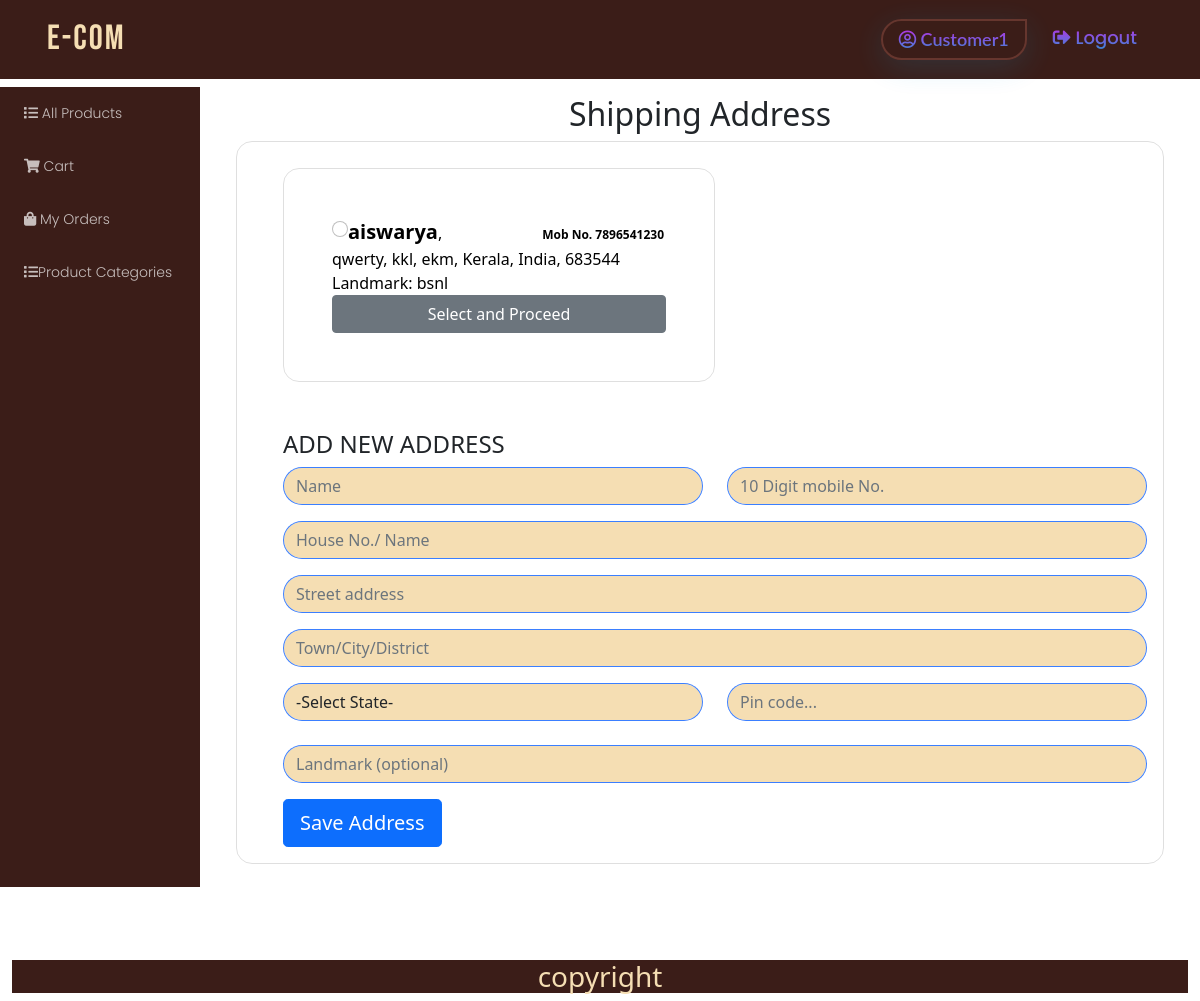
Screenshot of /customer/checkout (signed in) with the database file from the repository.
### authapp/models.py (models this page shows)
class User(AbstractUser):
    is_seller = models.BooleanField(default=False)
    is_customer = models.BooleanField(default=False)

### customer/models.py (models this page shows, shortened)
class Address(Abstractmodels):
    user = models.ForeignKey(User, on_delete=models.CASCADE)
    name = models.CharField(max_length=100)
    mob_no = models.CharField(max_length=30)
    house = models.CharField(max_length=150)
    street = models.CharField(max_length=150)
    town = models.CharField(max_length=100)
    state = models.CharField(max_length=100)
    pin = models.CharField(max_length=30)
    landmark = models.CharField(max_length=150)
    class Meta:
        ordering = ['-created_date']

### customer/views.py (the view, shortened to what this page needs)
# urls.py: path("checkout", views.CheckoutView, name="checkout"),
@login_required()
def CheckoutView(request):
    address = Address.objects.filter(user=request.user)
    addr = []
    for i in address:
        data = {}
        data['name'] = i.name
        data['mob'] = i.mob_no
        data['address'] = '{}, {}, {}, {}, India, {} '.format(i.house, i.street, i.town, i.state, i.pin)
        data['landmark'] = '{}'.format(i.landmark)
        data['id'] = i.id
        addr.append(data)
    print('addresses :', addr)
    context = {
        'address': addr
    }
    return render(request, 'customer/checkout.html', context)

### templates/customer/checkout.html (shortened to what this page needs)
<!DOCTYPE html>
{% extends 'customer/basecust.html'%}
{%load static%}
{% block body_block %}
<main class="mt-2 pt-2">
    <div class="container">
        <h2 style="text-align:center;">Shipping Address </h2>
        <div class="row">
            <div class="col-md-12 mb-4">
                <div class="card">
                    <form class="card-body" method="POST" style="margin-left: 30px" action="">
                        {% for ad in address %}
                        <div class="col-sm-6">
                            <div style="margin-top: 10px;" class=" p-5 card">
                                <label class="form-check-label" for="radio1">
                                    <input type="radio" class="form-check-input mr-auto radio1" id="radio1"
                                           name="radioaddress" data-id={{ad.id}} value={{ad.id}}><b style="align:left; font-size:20px">{{ad.name}}</b>,<span
                                        style="margin-left:100px"><b>Mob No. {{ad.mob}}</b></span><br>
                                    <span>{{ad.address}}<br>Landmark: {{ad.landmark}}</span>
                                </label>
                                <button type="button" class="btn btn-secondary" id={{ad.id}} name="address_id"
                                        value={{ad.id}}>
                                    <a href="{% url 'placeorder' ad.id %}" style="text-decoration :None; color:white;"
                                       name="address_id" value={{ad.id}}>Select and Proceed</a>
                                </button>
                            </div>
                        </div>
                        {% endfor %}
                        <div id="add_address">
                            <div class="row mt-5">
                                <h4>ADD NEW ADDRESS</h4>
                                <div class="md-form mb-3 col" style="float:left; width:50%">
                                    <input type="text" name="name" id="name" class="form-control" placeholder="Name"
                                           required>
                                </div>
                                <div class="md-form mb-3 col" style="float:right; ">
                                    <input type="text" name="mob_no" id="mob_no" class="form-control"
                                           placeholder="10 Digit mobile No." required>
                                </div>
                            </div>
                            <div class="md-form mb-3">
                                <input type="text" name="house" id="apartment_address" class="form-control"
                                       placeholder="House No./ Name" required>
                            </div>
                            <div class="md-form mb-3">
                                <input type="text" name="street_address" id="street_address" class="form-control"
                                       placeholder="Street address" required>
                            </div>
                            <div class="md-form mb-3">
                                <input type="text" name="town" id="town" class="form-control"
                                       placeholder="Town/City/District" required>
                            </div>
                            <div class="row">
                                <div class="col">
                                    <select name="state" id="state" class="form-control mb-3">
                                        <option Selected disabled>-Select State-</option>
                                    </select>
                                </div>
                                <div class=" mb-4 col" style="width:40%">
                                    <input type="text" name="pin" class="form-control" id="pin"
                                           placeholder="Pin code...">
                                </div>
                            </div>
                            <div class="md-form mb-3">
                                <input type="text" name="landmark" id="landmark" class="form-control"
                                       placeholder="Landmark (optional)">
                            </div>
                            <button class="btn btn-primary btn-lg btn-block " type="submit">Save Address</button>
                        </div>
                    </form>
                </div>
            </div>
        </div>
    </div>
</main>
{% endblock %}

### templates/customer/basecust.html (shortened to what this page needs)
<!DOCTYPE html>
{%load static%}
<html lang="en">
<head>
    <link href="https://cdn.jsdelivr.net/npm/bootstrap@5.1.1/dist/css/bootstrap.min.css" rel="stylesheet"
>
    <link rel="stylesheet" href="https://cdnjs.cloudflare.com/ajax/libs/font-awesome/5.15.0/css/all.min.css"
/>
    <link rel="stylesheet" href="https://cdnjs.cloudflare.com/ajax/libs/font-awesome/5.15.0/css/fontawesome.min.css"
/>
    <link rel="stylesheet" href="{%static 'css/styles.css'%}">
</head>
<body>
<nav class="navbar navbar-expand-lg navbarTransparent">
    <div class="container">
        <a class="navbar-brand" href="{%url 'home' %}">E-Com</a>
        <div class="collapse navbar-collapse" id="navbarSupportedContent">
            <ul class="navbar-nav ms-auto mb-2 mb-lg-0">
                <li class="nav-item">
                    <a class="nav-link active" href="#">
                        <i class="far  fa-user-circle icolor"></i>&nbsp;{{request.user}}
                    </a>
                </li>
                <li class="nav-item">
                    <a class="nav-link" href="{%url 'logout'%}"><i
                            class="fas fa-sign-out-alt icolor"></i>&nbsp;Logout</a>
                </li>
            </ul>
        </div>
    </div>
</nav>
<div class="container-fluid ">
    <div class="row">
        <div class="col-md-2 db-padd">
            <div class="dashbard-left">
                <div class="row">
                    <div class="col-md-12">
                        <div class="dashleft-2">
                            <ul class="list-group">
                                <li class="list-group-item "><a href="{%url 'products'%}"><i class="fas fa-list"></i>&nbsp;All
                                    Products</a></li>
                                     <li class="list-group-item ">
                                    <a href="{%url 'mycart'%}"><i
                                            class="fas fa-shopping-cart icolor"></i>&nbsp;Cart</a>
                                </li>
                                   <li class="list-group-item "><a href="{%url 'viewmyorder'%}"><i
                                        class="fas fa-shopping-bag"></i>&nbsp;My Orders</a></li>
                                     <li class="list-group-item "><a href="{%url 'categorylist'%}"><i
                                        class="fas fa-list"></i>Product Categories </a></li>
                            </ul>
                        </div>
                    </div>
                </div>
            </div>
        </div>
        <div class="col-md-10">
            {%block body_block%}
            {%endblock%}
        </div>
    </div>
    <div class="footer mt-5">
        <h3>copyright</h3>
    </div>
</div>
</body>
</html>

### static/css/styles.css (style rules this page uses)
label { color:Black; }
.form-control { display: inline; border: 1px solid #0059ffc4; border-radius: 2rem; background-color: wheat; }
b { font-size: 12px; }
.db-padd { padding: 0!important; }
.dashbard-left { width: 100%; position: relative; z-index: 1; top: 0; left: 0; overflow-x: hidden; }
.dashbard-left .dashleft-2 { background-color: rgb(59, 29, 24); border-radius: 0rem; margin-top: 0.5rem; height: 100vh; }
.dashleft-2 .list-group .list-group-item { font-family: "Poppins", sans-serif; font-weight: 300; font-size: 14px; background-color: transparent; border: none; margin: 8px; cursor: pointer; }
.dashleft-2 .list-group .list-group-item a { color:rgba(255, 255, 255, 0.712); text-decoration: none; }
body { background-image: url(""); background-repeat: no-repeat; background-attachment: fixed; }
.navbarTransparent { background-color: rgb(59, 29, 24); }
.navbar .navbar-brand { font-family: "Bebas Neue", cursive; color: wheat; font-size: 35px; font-weight: 100; letter-spacing: 2px; padding: 5px; }
.navbar .navbar-nav .nav-item { opacity: 0.9; margin: 5px; }
.navbar .navbar-nav .nav-item .nav-link.active { border-top-left-radius: 7rem; border-bottom-left-radius: 7rem; border-bottom-right-radius: 7rem; box-shadow: 0 8px 32px 0 rgba(18, 174, 232, 0.17); font-size: 18px; font-weight: 600; font-family: "Lato", sans-serif; padding: 5px 16px; background: -webkit-linear-gradient(rgb(247, 19, 255), rgb(18, 174, 232)); -webkit-background-clip: text; background-clip: text; -webkit-text-fill-color: transparent; border-width: 2px; border-style: solid; border-color: rgb(107, 57, 49); }
.navbar .navbar-nav .nav-item .nav-link { text-transform: capitalize; font-size: 18px; font-weight: 500; font-family: "Poppins", sans-serif; padding: 5px 16px; background: -webkit-linear-gradient(rgb(247, 19, 255), rgb(18, 174, 232)); -webkit-background-clip: text; background-clip: text; -webkit-text-fill-color: transparent; }
.footer { background-color : rgb(59, 29, 24); text-align : center; color: wheat; width:100%; }
.card { border-radius:1rem; background:transparent; }

### rows the page displays
User: user "Customer1"
Address: name "aiswarya", mob "7896541230", landmark "bsnl"

### other values shown
{{ ad.address }} "qwerty, kkl, ekm, Kerala, India, 683544"
